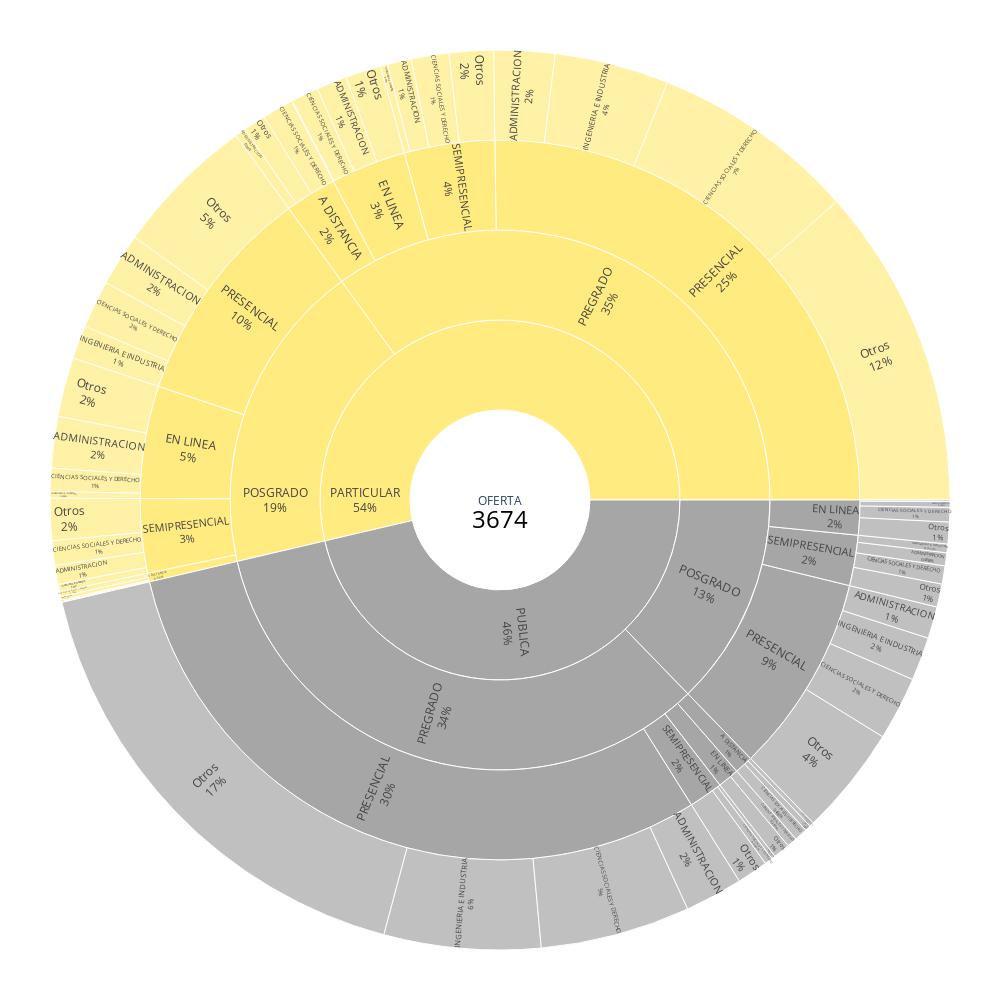

Notebook source saved alongside this figure:
### Code cell
#Sunburst de la oferta académica del Ecuador
import pandas as pd
import plotly.express as px
import plotly.colors as pc

# Se define la paleta de colores personalizada
color_sequence = [ 'rgba(255, 215, 0, 0.5)', 'rgba(128, 128, 128, 0.7)', 'white']
# Se agrupa los datos para crear el gráfico sunburst
sunburst_data = df_matriculas.groupby(['TIPO_FINANCIAMIENTO', 'NIVEL_FORMACIÓN', 'MODALIDAD', 'CAMPO_AMPLIO'])['CODIGO_CARRERA'].nunique().reset_index()
sunburst_data.rename(columns={'CODIGO_CARRERA': 'Cantidad de Carreras'}, inplace=True)
# Se identifica el top 3 de 'CAMPO_AMPLIO' por cantidad de carreras/programas y se agrupa las demas categorías en la categoría 'Otros' 
# Esto para evitar sobrecargar el gráfico y solo mostrar los campos principales
top_3_campo_amplio = sunburst_data.groupby('CAMPO_AMPLIO')['Cantidad de Carreras'].sum().nlargest(3).index
sunburst_data['CAMPO_AMPLIO'] = sunburst_data['CAMPO_AMPLIO'].apply(lambda x: x if x in top_3_campo_amplio else 'Otros')
sunburst_data = sunburst_data.groupby(['TIPO_FINANCIAMIENTO', 'NIVEL_FORMACIÓN', 'MODALIDAD', 'CAMPO_AMPLIO'])['Cantidad de Carreras'].sum().reset_index()
# Se añade una columna ficticia para representar el total en el centro
sunburst_data['Total'] = 'OFERTA'
# Se crea el gráfico sunburst con el mapa de colores personalizado
fig = px.sunburst(
    sunburst_data,
    path=['Total', 'TIPO_FINANCIAMIENTO', 'NIVEL_FORMACIÓN', 'MODALIDAD', 'CAMPO_AMPLIO'],  # Se agrega la columna ficticia como raíz del gráfico
    values='Cantidad de Carreras',
    color='TIPO_FINANCIAMIENTO',  # Colorea por la categoría TIPO_FINANCIAMIENTO
    color_discrete_map=None,  # No se usa el mapa de colores aquí
    color_discrete_sequence=color_sequence,  # Se usa la secuencia de colores personalizada
    
)
# Se actualizan los detalles del gráfico
fig.update_traces(
    textinfo='label+percent entry',
    hoverinfo='label+percent entry',
    insidetextorientation='radial',
    textfont_size=12
)
# Se agrega una anotación en el centro para mostrar solo el número total de carreras
total_carreras_sunburst = total_carreras
fig.update_layout(
    title_x=0.5,  # Centra el título del gráfico
    annotations=[{
        'text': f'{total_carreras_sunburst}',  # Muestra solo el número en el centro
        'x': 0.5,
        'y': 0.48,
        'font_size': 24,
        'showarrow': False,
        'font_color': 'black'
    }],
    paper_bgcolor='white',
    font=dict(size=20),
    margin=dict(t=50, l=50, r=50, b=50),
    width=1000,
    height=1000
)
#Se guarda y se muestra el gráfico
fig.write_image("sunburst_oferta_carreras.png")
fig.show()

### Figure 1 — Plotly figure (JSON) as saved in the notebook; plotly's stock layout.template omitted (floating-point values rounded to 4 significant figures)
{"data": [{"branchvalues": "total", "customdata": [["PARTICULAR"], ["PARTICULAR"], ["PARTICULAR"], ["PUBLICA"], ["PUBLICA"], ["PARTICULAR"], ["PUBLICA"], ["PARTICULAR"], ["PUBLICA"], ["PARTICULAR"], ["PUBLICA"], ["PARTICULAR"], ["PUBLICA"], ["PARTICULAR"], ["PUBLICA"], ["PARTICULAR"], ["PARTICULAR"], ["PARTICULAR"], ["PARTICULAR"], ["PUBLICA"], ["PUBLICA"], ["PARTICULAR"], ["PARTICULAR"], ["PARTICULAR"], ["PARTICULAR"], ["PUBLICA"], ["PARTICULAR"], ["PUBLICA"], ["PARTICULAR"], ["PUBLICA"], ["PUBLICA"], ["PUBLICA"], ["PARTICULAR"], ["PUBLICA"], ["PARTICULAR"], ["PUBLICA"], ["PARTICULAR"], ["PARTICULAR"], ["PARTICULAR"], ["PUBLICA"], ["PUBLICA"], ["PUBLICA"], ["PARTICULAR"], ["PARTICULAR"], ["PARTICULAR"], ["PUBLICA"], ["PARTICULAR"], ["PUBLICA"], ["PUBLICA"], ["PARTICULAR"], ["PARTICULAR"], ["PUBLICA"], ["PARTICULAR"], ["PARTICULAR"], ["PUBLICA"], ["PARTICULAR"], ["PARTICULAR"], ["PUBLICA"], ["PARTICULAR"], ["PUBLICA"], ["PARTICULAR"], ["PUBLICA"], ["PARTICULAR"], ["PUBLICA"], ["PARTICULAR"], ["PUBLICA"], ["PARTICULAR"], ["PUBLICA"], ["PARTICULAR"], ["PUBLICA"], ["PARTICULAR"], ["PUBLICA"], ["PARTICULAR"], ["PUBLICA"], ["PARTICULAR"], ["PUBLICA"], ["(?)"]], "domain": {"x": [0, 1], "y": [0, 1]}, "hoverinfo": "label+percent entry", "hovertemplate": "labels=%{label}<br>Cantidad de Carreras=%{value}<br>parent=%{parent}<br>id=%{id}<br>TIPO_FINANCIAMIENTO=%{customdata[0]}<extra></extra>", "ids": ["OFERTA/PARTICULAR/POSGRADO/A DISTANCIA/ADMINISTRACION", "OFERTA/PARTICULAR/POSGRADO/EN LINEA/INGENIERIA E INDUSTRIA", "OFERTA/PARTICULAR/POSGRADO/A DISTANCIA/INGENIERIA E INDUSTRIA", "OFERTA/PUBLICA/PREGRADO/SEMIPRESENCIAL/CIENCIAS SOCIALES Y DERECHO", "OFERTA/PUBLICA/POSGRADO/SEMIPRESENCIAL/CIENCIAS SOCIALES Y DERECHO", "OFERTA/PARTICULAR/POSGRADO/SEMIPRESENCIAL/CIENCIAS SOCIALES Y DERECHO", "OFERTA/PUBLICA/PREGRADO/PRESENCIAL/CIENCIAS SOCIALES Y DERECHO", "OFERTA/PARTICULAR/PREGRADO/PRESENCIAL/CIENCIAS SOCIALES Y DERECHO", "OFERTA/PUBLICA/POSGRADO/PRESENCIAL/CIENCIAS SOCIALES Y DERECHO", "OFERTA/PARTICULAR/POSGRADO/PRESENCIAL/CIENCIAS SOCIALES Y DERECHO", "OFERTA/PUBLICA/PREGRADO/EN LINEA/CIENCIAS SOCIALES Y DERECHO", "OFERTA/PARTICULAR/PREGRADO/EN LINEA/CIENCIAS SOCIALES Y DERECHO", "OFERTA/PUBLICA/POSGRADO/EN LINEA/CIENCIAS SOCIALES Y DERECHO", "OFERTA/PARTICULAR/POSGRADO/EN LINEA/CIENCIAS SOCIALES Y DERECHO", "OFERTA/PUBLICA/PREGRADO/A DISTANCIA/CIENCIAS SOCIALES Y DERECHO", "OFERTA/PARTICULAR/PREGRADO/SEMIPRESENCIAL/CIENCIAS SOCIALES Y DERECHO", "OFERTA/PARTICULAR/POSGRADO/A DISTANCIA/CIENCIAS SOCIALES Y DERECHO", "OFERTA/PARTICULAR/PREGRADO/A DISTANCIA/CIENCIAS SOCIALES Y DERECHO", "OFERTA/PARTICULAR/PREGRADO/A DISTANCIA/ADMINISTRACION", "OFERTA/PUBLICA/PREGRADO/A DISTANCIA/ADMINISTRACION", "OFERTA/PUBLICA/POSGRADO/EN LINEA/ADMINISTRACION", "OFERTA/PARTICULAR/PREGRADO/EN LINEA/ADMINISTRACION", "OFERTA/PARTICULAR/POSGRADO/PRESENCIAL/ADMINISTRACION", "OFERTA/PARTICULAR/POSGRADO/EN LINEA/ADMINISTRACION", "OFERTA/PARTICULAR/PREGRADO/PRESENCIAL/ADMINISTRACION", "OFERTA/PUBLICA/PREGRADO/PRESENCIAL/ADMINISTRACION", "OFERTA/PARTICULAR/POSGRADO/SEMIPRESENCIAL/ADMINISTRACION", "OFERTA/PUBLICA/POSGRADO/SEMIPRESENCIAL/ADMINISTRACION", "OFERTA/PARTICULAR/PREGRADO/SEMIPRESENCIAL/ADMINISTRACION", "OFERTA/PUBLICA/POSGRADO/PRESENCIAL/ADMINISTRACION", "OFERTA/PUBLICA/PREGRADO/SEMIPRESENCIAL/ADMINISTRACION", "OFERTA/PUBLICA/POSGRADO/EN LINEA/Otros", "OFERTA/PARTICULAR/PREGRADO/EN LINEA/Otros", "OFERTA/PUBLICA/PREGRADO/EN LINEA/Otros", "OFERTA/PARTICULAR/POSGRADO/PRESENCIAL/Otros", "OFERTA/PUBLICA/PREGRADO/PRESENCIAL/Otros", "OFERTA/PARTICULAR/PREGRADO/PRESENCIAL/Otros", "OFERTA/PARTICULAR/POSGRADO/SEMIPRESENCIAL/Otros", "OFERTA/PARTICULAR/POSGRADO/EN LINEA/Otros", "OFERTA/PUBLICA/POSGRADO/SEMIPRESENCIAL/Otros", "OFERTA/PUBLICA/POSGRADO/PRESENCIAL/Otros", "OFERTA/PUBLICA/PREGRADO/A DISTANCIA/Otros", "OFERTA/PARTICULAR/PREGRADO/PRESENCIAL/INGENIERIA E INDUSTRIA", "OFERTA/PARTICULAR/POSGRADO/A DISTANCIA/Otros", "OFERTA/PARTICULAR/PREGRADO/SEMIPRESENCIAL/INGENIERIA E INDUSTRIA", "OFERTA/PUBLICA/POSGRADO/SEMIPRESENCIAL/INGENIERIA E INDUSTRIA", "OFERTA/PARTICULAR/POSGRADO/SEMIPRESENCIAL/INGENIERIA E INDUSTRIA", "OFERTA/PUBLICA/PREGRADO/PRESENCIAL/INGENIERIA E INDUSTRIA", "OFERTA/PUBLICA/POSGRADO/PRESENCIAL/INGENIERIA E INDUSTRIA", "OFERTA/PARTICULAR/POSGRADO/PRESENCIAL/INGENIERIA E INDUSTRIA", "OFERTA/PARTICULAR/PREGRADO/EN LINEA/INGENIERIA E INDUSTRIA", "OFERTA/PUBLICA/POSGRADO/EN LINEA/INGENIERIA E INDUSTRIA", "OFERTA/PARTICULAR/PREGRADO/SEMIPRESENCIAL/Otros", "OFERTA/PARTICULAR/PREGRADO/A DISTANCIA/Otros", "OFERTA/PUBLICA/PREGRADO/SEMIPRESENCIAL/Otros", "OFERTA/PARTICULAR/POSGRADO/A DISTANCIA", "OFERTA/PARTICULAR/PREGRADO/A DISTANCIA", "OFERTA/PUBLICA/PREGRADO/A DISTANCIA", "OFERTA/PARTICULAR/POSGRADO/EN LINEA", "OFERTA/PUBLICA/POSGRADO/EN LINEA", "OFERTA/PARTICULAR/PREGRADO/EN LINEA", "OFERTA/PUBLICA/PREGRADO/EN LINEA", "OFERTA/PARTICULAR/POSGRADO/PRESENCIAL", "OFERTA/PUBLICA/POSGRADO/PRESENCIAL", "OFERTA/PARTICULAR/PREGRADO/PRESENCIAL", "OFERTA/PUBLICA/PREGRADO/PRESENCIAL", "OFERTA/PARTICULAR/POSGRADO/SEMIPRESENCIAL", "OFERTA/PUBLICA/POSGRADO/SEMIPRESENCIAL", "OFERTA/PARTICULAR/PREGRADO/SEMIPRESENCIAL", "OFERTA/PUBLICA/PREGRADO/SEMIPRESENCIAL", "OFERTA/PARTICULAR/POSGRADO", "OFERTA/PUBLICA/POSGRADO", "OFERTA/PARTICULAR/PREGRADO", "OFERTA/PUBLICA/PREGRADO", "OFERTA/PARTICULAR", "OFERTA/PUBLICA", "OFERTA"], "insidetextorientation": "radial", "labels": ["ADMINISTRACION", "INGENIERIA E INDUSTRIA", "INGENIERIA E INDUSTRIA", "CIENCIAS SOCIALES Y DERECHO", "CIENCIAS SOCIALES Y DERECHO", "CIENCIAS SOCIALES Y DERECHO", "CIENCIAS SOCIALES Y DERECHO", "CIENCIAS SOCIALES Y DERECHO", "CIENCIAS SOCIALES Y DERECHO", "CIENCIAS SOCIALES Y DERECHO", "CIENCIAS SOCIALES Y DERECHO", "CIENCIAS SOCIALES Y DERECHO", "CIENCIAS SOCIALES Y DERECHO", "CIENCIAS SOCIALES Y DERECHO", "CIENCIAS SOCIALES Y DERECHO", "CIENCIAS SOCIALES Y DERECHO", "CIENCIAS SOCIALES Y DERECHO", "CIENCIAS SOCIALES Y DERECHO", "ADMINISTRACION", "ADMINISTRACION", "ADMINISTRACION", "ADMINISTRACION", "ADMINISTRACION", "ADMINISTRACION", "ADMINISTRACION", "ADMINISTRACION", "ADMINISTRACION", "ADMINISTRACION", "ADMINISTRACION", "ADMINISTRACION", "ADMINISTRACION", "Otros", "Otros", "Otros", "Otros", "Otros", "Otros", "Otros", "Otros", "Otros", "Otros", "Otros", "INGENIERIA E INDUSTRIA", "Otros", "INGENIERIA E INDUSTRIA", "INGENIERIA E INDUSTRIA", "INGENIERIA E INDUSTRIA", "INGENIERIA E INDUSTRIA", "INGENIERIA E INDUSTRIA", "INGENIERIA E INDUSTRIA", "INGENIERIA E INDUSTRIA", "INGENIERIA E INDUSTRIA", "Otros", "Otros", "Otros", "A DISTANCIA", "A DISTANCIA", "A DISTANCIA", "EN LINEA", "EN LINEA", "EN LINEA", "EN LINEA", "PRESENCIAL", "PRESENCIAL", "PRESENCIAL", "PRESENCIAL", "SEMIPRESENCIAL", "SEMIPRESENCIAL", "SEMIPRESENCIAL", "SEMIPRESENCIAL", "POSGRADO", "POSGRADO", "PREGRADO", "PREGRADO", "PARTICULAR", "PUBLICA", "OFERTA"], "marker": {"colors": ["rgba(255, 215, 0, 0.5)", "rgba(255, 215, 0, 0.5)", "rgba(255, 215, 0, 0.5)", "rgba(128, 128, 128, 0.7)", "rgba(128, 128, 128, 0.7)", "rgba(255, 215, 0, 0.5)", "rgba(128, 128, 128, 0.7)", "rgba(255, 215, 0, 0.5)", "rgba(128, 128, 128, 0.7)", "rgba(255, 215, 0, 0.5)", "rgba(128, 128, 128, 0.7)", "rgba(255, 215, 0, 0.5)", "rgba(128, 128, 128, 0.7)", "rgba(255, 215, 0, 0.5)", "rgba(128, 128, 128, 0.7)", "rgba(255, 215, 0, 0.5)", "rgba(255, 215, 0, 0.5)", "rgba(255, 215, 0, 0.5)", "rgba(255, 215, 0, 0.5)", "rgba(128, 128, 128, 0.7)", "rgba(128, 128, 128, 0.7)", "rgba(255, 215, 0, 0.5)", "rgba(255, 215, 0, 0.5)", "rgba(255, 215, 0, 0.5)", "rgba(255, 215, 0, 0.5)", "rgba(128, 128, 128, 0.7)", "rgba(255, 215, 0, 0.5)", "rgba(128, 128, 128, 0.7)", "rgba(255, 215, 0, 0.5)", "rgba(128, 128, 128, 0.7)", "rgba(128, 128, 128, 0.7)", "rgba(128, 128, 128, 0.7)", "rgba(255, 215, 0, 0.5)", "rgba(128, 128, 128, 0.7)", "rgba(255, 215, 0, 0.5)", "rgba(128, 128, 128, 0.7)", "rgba(255, 215, 0, 0.5)", "rgba(255, 215, 0, 0.5)", "rgba(255, 215, 0, 0.5)", "rgba(128, 128, 128, 0.7)", "rgba(128, 128, 128, 0.7)", "rgba(128, 128, 128, 0.7)", "rgba(255, 215, 0, 0.5)", "rgba(255, 215, 0, 0.5)", "rgba(255, 215, 0, 0.5)", "rgba(128, 128, 128, 0.7)", "rgba(255, 215, 0, 0.5)", "rgba(128, 128, 128, 0.7)", "rgba(128, 128, 128, 0.7)", "rgba(255, 215, 0, 0.5)", "rgba(255, 215, 0, 0.5)", "rgba(128, 128, 128, 0.7)", "rgba(255, 215, 0, 0.5)", "rgba(255, 215, 0, 0.5)", "rgba(128, 128, 128, 0.7)", "rgba(255, 215, 0, 0.5)", "rgba(255, 215, 0, 0.5)", "rgba(128, 128, 128, 0.7)", "rgba(255, 215, 0, 0.5)", "rgba(128, 128, 128, 0.7)", "rgba(255, 215, 0, 0.5)", "rgba(128, 128, 128, 0.7)", "rgba(255, 215, 0, 0.5)", "rgba(128, 128, 128, 0.7)", "rgba(255, 215, 0, 0.5)", "rgba(128, 128, 128, 0.7)", "rgba(255, 215, 0, 0.5)", "rgba(128, 128, 128, 0.7)", "rgba(255, 215, 0, 0.5)", "rgba(128, 128, 128, 0.7)", "rgba(255, 215, 0, 0.5)", "rgba(128, 128, 128, 0.7)", "rgba(255, 215, 0, 0.5)", "rgba(128, 128, 128, 0.7)", "rgba(255, 215, 0, 0.5)", "rgba(128, 128, 128, 0.7)", "white"]}, "name": "", "parents": ["OFERTA/PARTICULAR/POSGRADO/A DISTANCIA", "OFERTA/PARTICULAR/POSGRADO/EN LINEA", "OFERTA/PARTICULAR/POSGRADO/A DISTANCIA", "OFERTA/PUBLICA/PREGRADO/SEMIPRESENCIAL", "OFERTA/PUBLICA/POSGRADO/SEMIPRESENCIAL", "OFERTA/PARTICULAR/POSGRADO/SEMIPRESENCIAL", "OFERTA/PUBLICA/PREGRADO/PRESENCIAL", "OFERTA/PARTICULAR/PREGRADO/PRESENCIAL", "OFERTA/PUBLICA/POSGRADO/PRESENCIAL", "OFERTA/PARTICULAR/POSGRADO/PRESENCIAL", "OFERTA/PUBLICA/PREGRADO/EN LINEA", "OFERTA/PARTICULAR/PREGRADO/EN LINEA", "OFERTA/PUBLICA/POSGRADO/EN LINEA", "OFERTA/PARTICULAR/POSGRADO/EN LINEA", "OFERTA/PUBLICA/PREGRADO/A DISTANCIA", "OFERTA/PARTICULAR/PREGRADO/SEMIPRESENCIAL", "OFERTA/PARTICULAR/POSGRADO/A DISTANCIA", "OFERTA/PARTICULAR/PREGRADO/A DISTANCIA", "OFERTA/PARTICULAR/PREGRADO/A DISTANCIA", "OFERTA/PUBLICA/PREGRADO/A DISTANCIA", "OFERTA/PUBLICA/POSGRADO/EN LINEA", "OFERTA/PARTICULAR/PREGRADO/EN LINEA", "OFERTA/PARTICULAR/POSGRADO/PRESENCIAL", "OFERTA/PARTICULAR/POSGRADO/EN LINEA", "OFERTA/PARTICULAR/PREGRADO/PRESENCIAL", "OFERTA/PUBLICA/PREGRADO/PRESENCIAL", "OFERTA/PARTICULAR/POSGRADO/SEMIPRESENCIAL", "OFERTA/PUBLICA/POSGRADO/SEMIPRESENCIAL", "OFERTA/PARTICULAR/PREGRADO/SEMIPRESENCIAL", "OFERTA/PUBLICA/POSGRADO/PRESENCIAL", "OFERTA/PUBLICA/PREGRADO/SEMIPRESENCIAL", "OFERTA/PUBLICA/POSGRADO/EN LINEA", "OFERTA/PARTICULAR/PREGRADO/EN LINEA", "OFERTA/PUBLICA/PREGRADO/EN LINEA", "OFERTA/PARTICULAR/POSGRADO/PRESENCIAL", "OFERTA/PUBLICA/PREGRADO/PRESENCIAL", "OFERTA/PARTICULAR/PREGRADO/PRESENCIAL", "OFERTA/PARTICULAR/POSGRADO/SEMIPRESENCIAL", "OFERTA/PARTICULAR/POSGRADO/EN LINEA", "OFERTA/PUBLICA/POSGRADO/SEMIPRESENCIAL", "OFERTA/PUBLICA/POSGRADO/PRESENCIAL", "OFERTA/PUBLICA/PREGRADO/A DISTANCIA", "OFERTA/PARTICULAR/PREGRADO/PRESENCIAL", "OFERTA/PARTICULAR/POSGRADO/A DISTANCIA", "OFERTA/PARTICULAR/PREGRADO/SEMIPRESENCIAL", "OFERTA/PUBLICA/POSGRADO/SEMIPRESENCIAL", "OFERTA/PARTICULAR/POSGRADO/SEMIPRESENCIAL", "OFERTA/PUBLICA/PREGRADO/PRESENCIAL", "OFERTA/PUBLICA/POSGRADO/PRESENCIAL", "OFERTA/PARTICULAR/POSGRADO/PRESENCIAL", "OFERTA/PARTICULAR/PREGRADO/EN LINEA", "OFERTA/PUBLICA/POSGRADO/EN LINEA", "OFERTA/PARTICULAR/PREGRADO/SEMIPRESENCIAL", "OFERTA/PARTICULAR/PREGRADO/A DISTANCIA", "OFERTA/PUBLICA/PREGRADO/SEMIPRESENCIAL", "OFERTA/PARTICULAR/POSGRADO", "OFERTA/PARTICULAR/PREGRADO", "OFERTA/PUBLICA/PREGRADO", "OFERTA/PARTICULAR/POSGRADO", "OFERTA/PUBLICA/POSGRADO", "OFERTA/PARTICULAR/PREGRADO", "OFERTA/PUBLICA/PREGRADO", "OFERTA/PARTICULAR/POSGRADO", "OFERTA/PUBLICA/POSGRADO", "OFERTA/PARTICULAR/PREGRADO", "OFERTA/PUBLICA/PREGRADO", "OFERTA/PARTICULAR/POSGRADO", "OFERTA/PUBLICA/POSGRADO", "OFERTA/PARTICULAR/PREGRADO", "OFERTA/PUBLICA/PREGRADO", "OFERTA/PARTICULAR", "OFERTA/PUBLICA", "OFERTA/PARTICULAR", "OFERTA/PUBLICA", "OFERTA", "OFERTA", ""], "textfont": {"size": 12}, "textinfo": "label+percent entry", "type": "sunburst", "values": [5, 9, 1, 11, 25, 34, 207, 284, 88, 66, 14, 38, 20, 32, 18, 52, 7, 43, 15, 6, 8, 42, 73, 71, 84, 80, 26, 18, 33, 44, 5, 30, 49, 23, 196, 661, 444, 58, 82, 32, 151, 8, 158, 2, 10, 12, 10, 216, 60, 46, 1, 2, 61, 31, 43, 15, 89, 32, 194, 60, 130, 37, 381, 343, 970, 1164, 128, 87, 156, 59, 718, 490, 1345, 1292, 2063, 1782, 3845]}], "layout": {"annotations": [{"font": {"color": "black", "size": 24}, "showarrow": false, "text": "3674", "x": 0.5, "y": 0.48}], "font": {"size": 20}, "height": 1000, "legend": {"tracegroupgap": 0}, "margin": {"b": 50, "l": 50, "r": 50, "t": 50}, "paper_bgcolor": "white", "sunburstcolorway": ["rgba(255, 215, 0, 0.5)", "rgba(128, 128, 128, 0.7)", "white"], "title": {"x": 0.5}, "width": 1000}}
